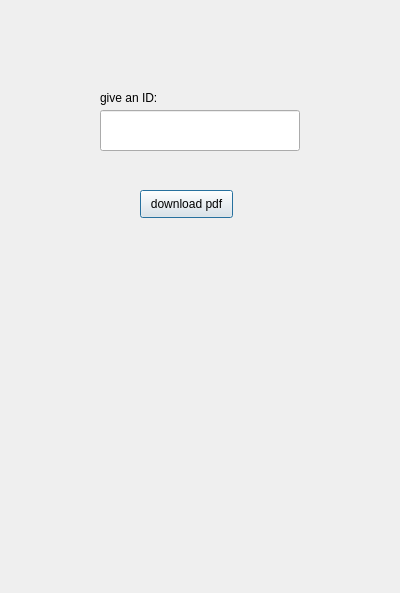
<?xml version="1.0" encoding="UTF-8"?>
<ui version="4.0">
 <class>pdf</class>
 <widget class="QDialog" name="pdf">
  <property name="geometry">
   <rect>
    <x>0</x>
    <y>0</y>
    <width>400</width>
    <height>593</height>
   </rect>
  </property>
  <property name="windowTitle">
   <string>Dialog</string>
  </property>
  <widget class="QLineEdit" name="line_pdf">
   <property name="geometry">
    <rect>
     <x>100</x>
     <y>110</y>
     <width>200</width>
     <height>41</height>
    </rect>
   </property>
  </widget>
  <widget class="QLabel" name="label">
   <property name="geometry">
    <rect>
     <x>100</x>
     <y>90</y>
     <width>161</width>
     <height>16</height>
    </rect>
   </property>
   <property name="text">
    <string>give an ID:</string>
   </property>
  </widget>
  <widget class="QPushButton" name="pushButton">
   <property name="geometry">
    <rect>
     <x>140</x>
     <y>190</y>
     <width>93</width>
     <height>28</height>
    </rect>
   </property>
   <property name="text">
    <string>download pdf</string>
   </property>
  </widget>
 </widget>
 <resources/>
 <connections/>
</ui>
